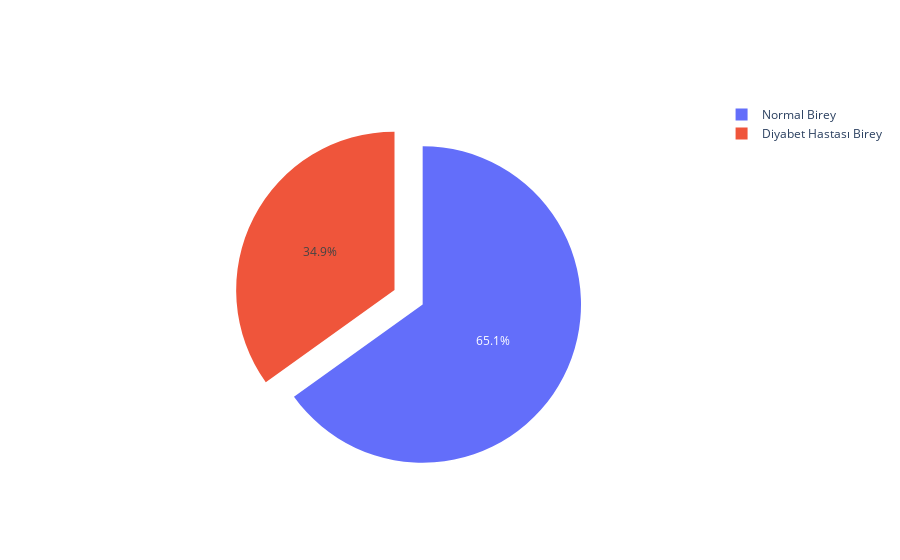

Write notebook code for a chart like this one.
### Code cell
labels=['Normal Birey','Diyabet Hastası Birey']
fig = go.Figure(data=[go.Pie(labels=labels, values=diab_data_gorsel.value_counts('Outcome'), pull=[0.2, 0])])
fig.show()

### Figure 1 — Plotly figure (JSON) as saved in the notebook; plotly's stock layout.template omitted (floating-point values rounded to 4 significant figures)
{"data": [{"labels": ["Normal Birey", "Diyabet Hastası Birey"], "pull": [0.2, 0], "type": "pie", "values": [500, 268]}], "layout": {}}
